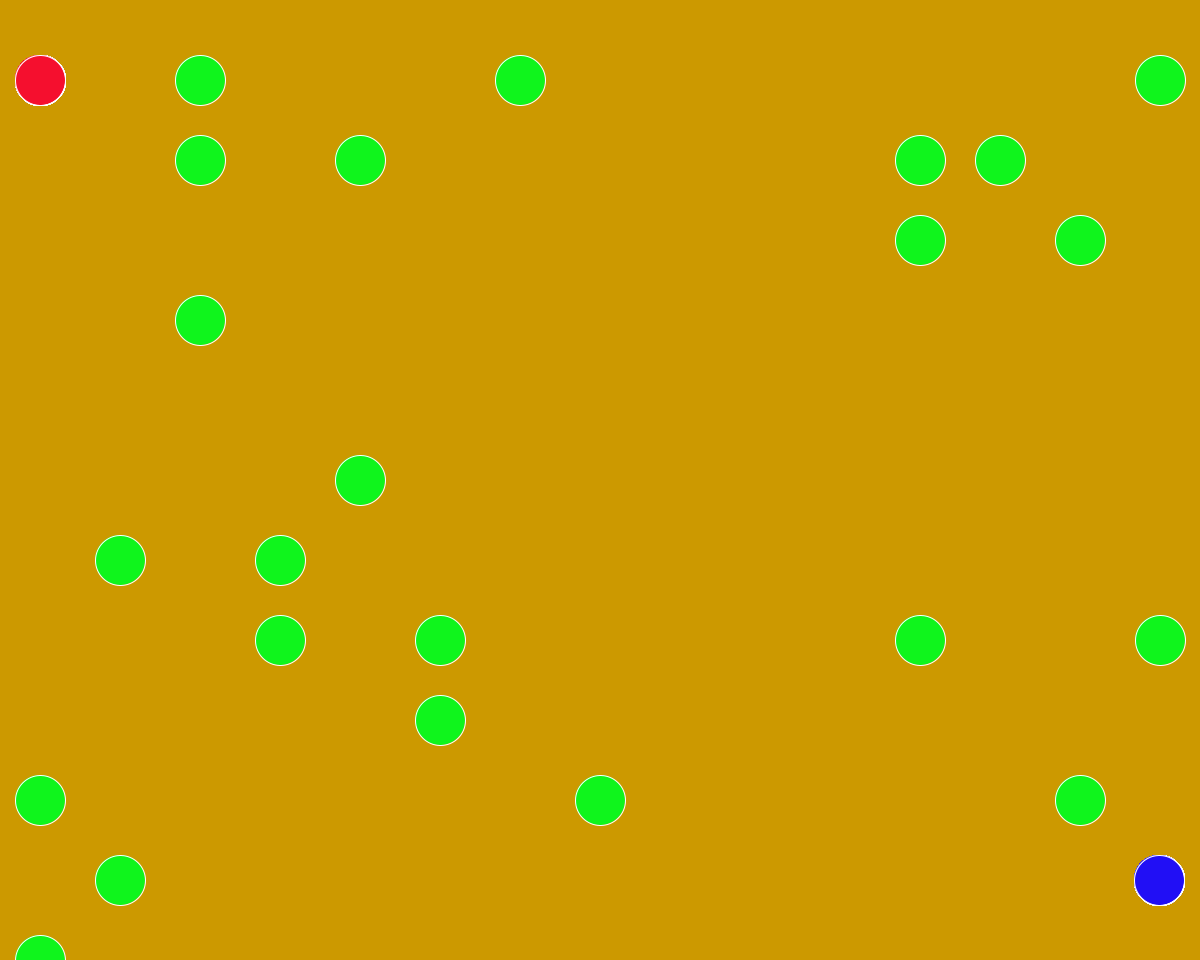
Frame 1 (no input)
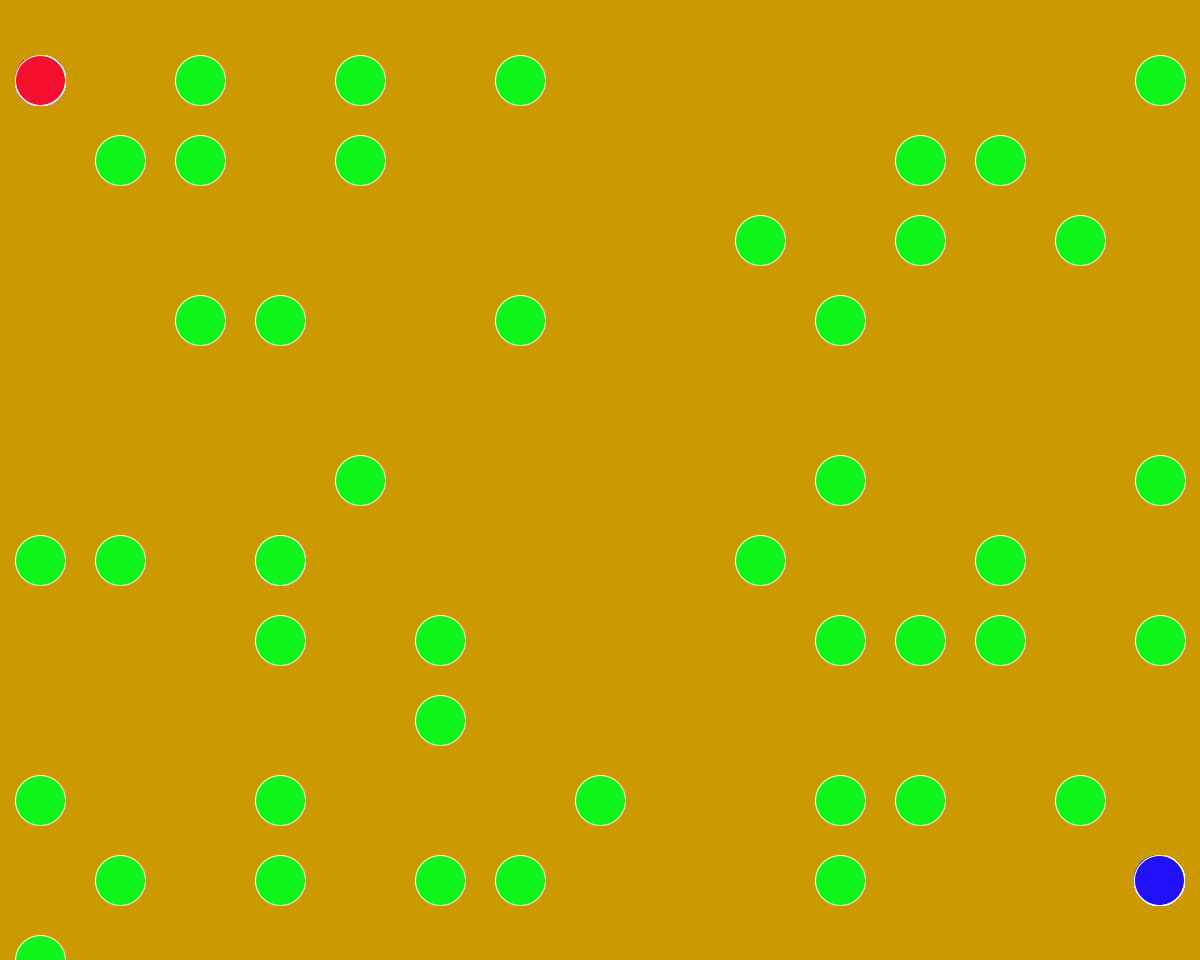
Frame 2 (the mouse pressed at the canvas centre, redrawn once)

The Processing sketch that drew these frames (run headless with seeded random() and noise(); the mouse was pressed at the canvas centre and the sketch redrawn once):

// Processing sketch: bored2
// ── bored2.pde
   
  // Example 16-6: Drawing a grid of squares
  
  // Size of each cell in the grid, ratio of window size to video size
  // 80 * 8 = 640
  // 60 * 8 = 480
  int videoScale = 80;
  //current is starting size of each circle
  int current = 50;
  
  // Number of columns and rows in our system
  int cols, rows;
  
  void setup() {
    size(1200,960);
    frameRate(1);
    
    // Initialize columns and rows
    cols = width/videoScale;
    rows = height/videoScale;
    background(204,153,0 );
    noLoop();
  }
  
    void draw() {
      
      // Begin loop for columns
          for(int i = 0; i < cols; i++){
          
        // Begin loop for rows
          for(int j = 0; j < rows; j++){
          
          // Scaling up to draw a rectangle at (x,y)
          int x = i*videoScale;
          int y = j*videoScale;
        
              
          if(int(random(0,10)) == 0 ){    
          fill(#0FF51C);
          stroke(255);
          ellipse(x+videoScale/2,y+videoScale/2 +40,current,current);
          }
          fill(#F50F2E);
          stroke(255);
          ellipse(0+videoScale/2 ,0+videoScale/2+40,current,current);
          
          fill(#210FF5);
          stroke(255);
          ellipse(1119+videoScale/2,800+videoScale/2+40,current,current);
             
        }
          }
          
    
    }
    
